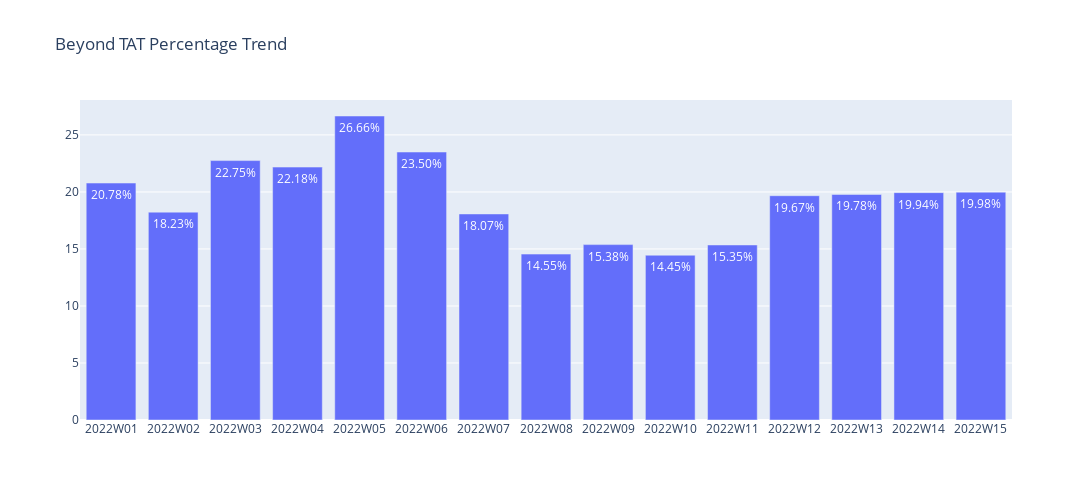

The notebook cell this image was saved under:
### Code cell
import plotly.graph_objects as go
Week=['2022W01', '2022W02', '2022W03', '2022W04', '2022W05', '2022W06', '2022W07', '2022W08', '2022W09', '2022W10', '2022W11', '2022W12', '2022W13', '2022W14', '2022W15']

fig3 = go.Figure([go.Bar(x=Week, y=[20.78, 18.23, 22.75, 22.18, 26.66, 23.50, 18.07, 14.55, 15.38, 14.45, 15.35, 19.67, 19.78, 19.94, 19.98], text=["20.78%", "18.23%", "22.75%", "22.18%", "26.66%", "23.50%", "18.07%", "14.55%", "15.38%", "14.45%", "15.35%", "19.67%", "19.78%", "19.94%", "19.98%"])])
fig3.update_layout(autosize=False, width=1200, height=500, title="Beyond TAT Percentage Trend")
fig3.show()

### Figure 1 — Plotly figure (JSON) as saved in the notebook; plotly's stock layout.template omitted (floating-point values rounded to 4 significant figures)
{"data": [{"text": ["20.78%", "18.23%", "22.75%", "22.18%", "26.66%", "23.50%", "18.07%", "14.55%", "15.38%", "14.45%", "15.35%", "19.67%", "19.78%", "19.94%", "19.98%"], "type": "bar", "x": ["2022W01", "2022W02", "2022W03", "2022W04", "2022W05", "2022W06", "2022W07", "2022W08", "2022W09", "2022W10", "2022W11", "2022W12", "2022W13", "2022W14", "2022W15"], "y": [20.78, 18.23, 22.75, 22.18, 26.66, 23.5, 18.07, 14.55, 15.38, 14.45, 15.35, 19.67, 19.78, 19.94, 19.98]}], "layout": {"autosize": false, "height": 500, "title": {"text": "Beyond TAT Percentage Trend"}, "width": 1200}}
